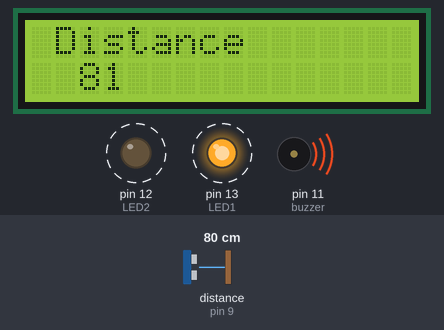
Recording of a sketch running on a simulated Arduino Uno, built with avr-gcc and run on an emulated ATmega328P. Shown: 16×2 character LCD, output pins drawn as LEDs (lit = HIGH), buzzer (waves = sounding). Dashed ring = blinking. Inputs (shaded band) come from the test bench; at power-on: distance to the obstacle (sensor on pin 9) 80 cm. The echo pulse lasts 58.3 µs per cm; pins used as bus, display or sensor lines are not drawn; what the sketch prints to the serial monitor is not drawn.

Above: at 0.2 s.
1.3 s: distance to the obstacle (sensor on pin 9) set to 2 cm
At 2.5 s:
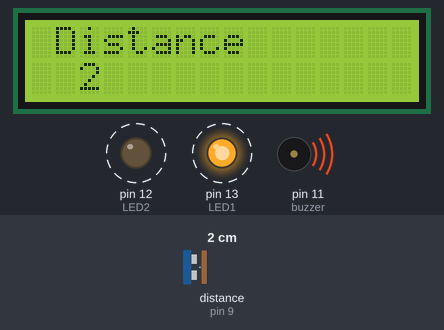
5.2 s: distance to the obstacle (sensor on pin 9) set to 4 cm
At 6.2 s:
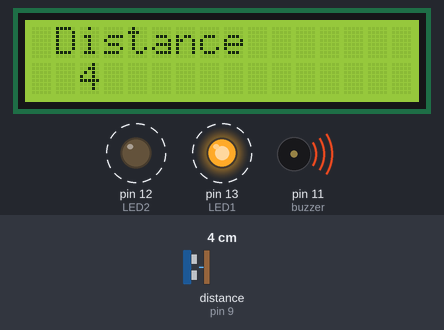
7.3 s: distance to the obstacle (sensor on pin 9) set to 9 cm
At 8.0 s:
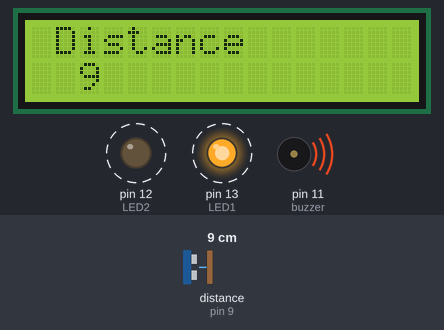
Timing chart, 0 to 15.4 s (numbered marks = the images above; inputs shaded):
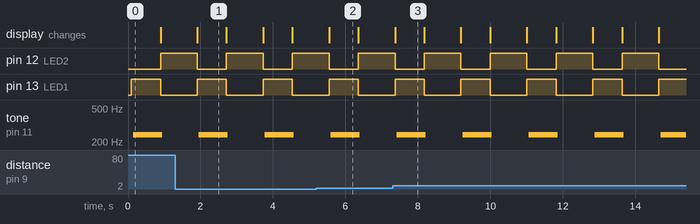

The sketch:

alarm_system.ino
```cpp
#include <NewPing.h>
#include<Wire.h>
#include<LCD_I2C.h>
int LED1=13;
int LED2=12;
int buzzer=11;
int trig=10;
int echo=9;
int centimeters=180;
LCD_I2C lcd(0x27,16,2);
NewPing sonar(trig,echo,centimeters);
void setup() {
  // put your setup code here, to run once:
  lcd.begin();
  lcd.backlight();
  pinMode(LED1,OUTPUT);
  pinMode(LED2,OUTPUT);
  pinMode(buzzer,OUTPUT);
  pinMode(trig,OUTPUT);
  pinMode(echo,INPUT);
  Serial.begin(115200);
}
void loop() {
  // put your main code here, to run repeatedly:
  int i=0;
  if(sonar.ping_cm(centimeters)!=0){
    Serial.print(sonar.ping_cm(centimeters));
        lcd.setCursor(1, 0);
        lcd.print("Distance");
        lcd.setCursor(2,1);
        lcd.print(sonar.ping_cm(centimeters));
        digitalWrite(LED1,HIGH);
        digitalWrite(LED2,LOW);
        digitalWrite(buzzer,HIGH);
        for(i=0;i<200;i++){
            digitalWrite(buzzer,HIGH);
            delay(3);
            digitalWrite(buzzer,LOW);
            delay(1);
        }
         lcd.clear();
         digitalWrite(LED2,HIGH);
        digitalWrite(LED1,LOW);
        digitalWrite(buzzer,LOW);
        delay(1000);
  }
}
```

Measured:
- after the input at 1.3 s, the display: changes after 0.61 s (image 1)
- after the input at 5.2 s, the display: changes after 0.35 s (image 2)
- after the input at 7.3 s, the display: changes after 0.07 s (image 3)
- by itself, pin 12 (LED2): alternates HIGH for 1.0 s and LOW for 0.81 s
- by itself, pin 13 (LED1): alternates HIGH for 0.81 s and LOW for 1.0 s
- by itself, tone on pin 11 (buzzer): alternates 243 Hz for 0.80 s and silent for 1.0 s
- what the display in image 1 shows lasts 0.8 s, from 1.9 s to 2.7 s
